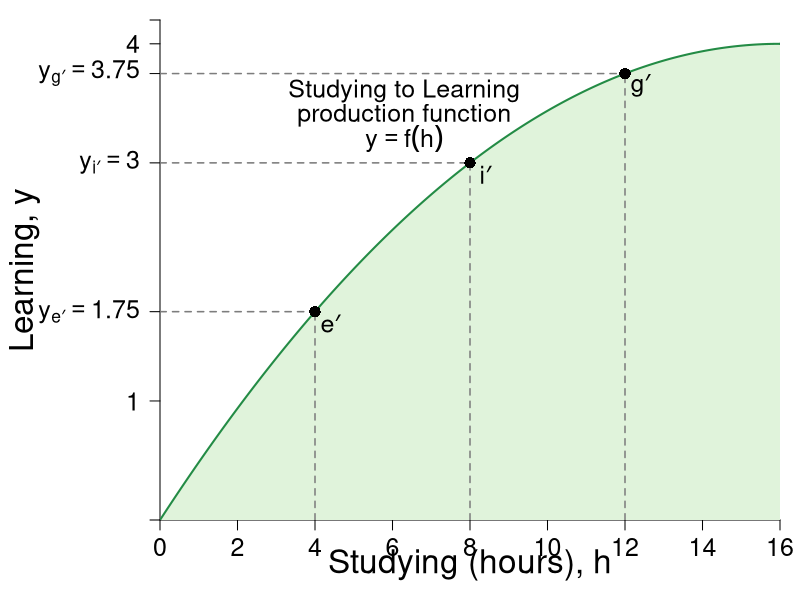

This figure's R source:
#Graph Designer: Simon Halliday
#Authors: Bowles and Halliday
#Title: Microeconomics: Competition, Conflict and Coordination

library(shape)
pdf(file = "constrained_optimization/feasible_production_learning.pdf", width = 8, height = 8)

#Set parameters for graphics
pointsize <- 1.8
axislabelsize <- 2
labelsize <- 1.5
namesize <- 1.8
annotatesize <- 1.5
graphlinewidth <- 2
segmentlinewidth <- 1.5

COL <- c("#7fc97f", "#beaed4", "#fdc086", "#ffff99", "#386cb0", "#f0027f", "#bf5b17", "#666666")
COLA <- c("#e0f3db", "#99d8c9","#66c2a4","#41ae76", "#238b45", "#005824")
COLB <- c("#4eb3d3", "#2b8cbe", "#0868ac","#084081")
grays <- gray.colors(25, start = 1, end = 0)


#Edited the margins to cater for the larger LHS labels
par(mar =  c(4, 8, 1, 1))

prodFn <- function(x, slope = 1/64) {
  4 - slope *(16 - x)^2
}

ppf <- function(x, slope = 1/64, bary = 4) {
  bary - slope *x^2
}

uFn <- function(x, y, alpha = 0.4){
  (x^alpha)*(y^(1-alpha))
}

indiffA <- function(x, ubar = uFn(8,3) - 1, alpha = 0.4) {
  (ubar/ (x^alpha))^(1/ (1 - alpha))
}

ylims <- c(0, 4.2)
xlims <- c(0, 16)

npts <- 501 
x <- seq(xlims[1], xlims[2], length.out = npts)
y <- seq(ylims[1], ylims[2], length.out = npts) 
a <- c(uFn(8, 3) - 1, uFn(8, 3), uFn(8, 3) + 1.4) #alpha = 0.4

plot(0, 0, xlim = xlims, ylim = ylims, type = "n",
     xlab = expression(paste("")),
     ylab = expression(paste("")), 
     xaxt = "n", 
     yaxt = "n", 
     cex.lab = axislabelsize, 
     bty = "n", 
     xaxs="i", 
     yaxs="i"
)


ticksx <- seq(from = 0, to = xlims[2], by = 2)
xlabels <- seq(from = 0, to = xlims[2], by = 2)
ticksy <- c(ylims[1], 1, prodFn(4), 3, 3.75, 4, ylims[2])
ylabels <- c(NA, 1, expression(paste(y[e*minute] == 1.75)), expression(paste(y[i*minute] == 3)), expression(paste(y[g*minute] == 3.75)), 4, NA)

axis(1, at = ticksx, pos = 0, labels = xlabels, cex.axis = labelsize)
axis(2, at = ticksy, pos = 0, labels = ylabels, las = 1, cex.axis = labelsize)

npts <- 500 
xx1 <- seq(xlims[1], 16, length.out = npts)
xx2 <- seq(0, xlims[2], length.out = npts)
xx3 <- seq(xlims[1], 0, length.out = npts)
xx4 <- seq(-11, 0, length.out = npts)

#Draw the polygon for shading the feasible set
xpoly1 <- seq(from = xlims[1], to = 16, length.out = 500)
ypoly1 <- prodFn(xpoly1)
polygon(x = c(xpoly1, rev(xpoly1)[1]), y = c(ypoly1, ypoly1[1]), 
        col=COLA[1], density=NULL, border = NA)

polygon(x = c(16, 18, 18, 16), y = c(4, 4, 0, 0), 
         col=COLA[1], density=NULL, border = NA)

#Draw the graphs
lines(xx1, prodFn(xx1), col = COLA[5], lwd = graphlinewidth)
segments(16, 4, 18, 4, lty = 1, col = COLA[5], lwd = graphlinewidth)

#Label the feasible frontier
text(6.3, 3.6, expression("Studying to Learning"), cex = labelsize)
text(6.3, 3.4, expression("production function"), cex = labelsize)
text(6.3, 3.2, expression(paste(y == f(h))), cex = labelsize)
#Arrows(12.5, 0.53, 14.5, 0.53, col = "black", lty = 1, lwd = 2, arr.type = "triangle", arr.lwd = 0.5)


#Axis labels
#mtext(expression(paste("Studying (hours), ", h)), side = 1, line = 2.5, cex = axislabelsize)
text(0.5*xlims[2], -0.38, expression(paste("Studying (hours), ", h)), xpd = TRUE, cex = axislabelsize) 
text(-3.5, 0.5*ylims[2], expression(paste("Learning, ", y)), xpd = TRUE, cex = axislabelsize, srt = 90) 

#Add mrs = mrt at i
# text(8.6, 3.6, expression(paste(mrs(x,y) == mrt(x,y))), cex = labelsize)
# Arrows(8, 3.5, 8, 3.15, col = "black", lty = 1, lwd = 2, arr.type = "triangle", arr.lwd = 0.5)

#Label the indifference curves
# text(17, 1, expression(u[1]^A), cex = labelsize)
# text(17, 1.65, expression(u[2]^A), cex = labelsize)
# text(17, 2.7, expression(u[3]^A), cex = labelsize)

#Annotate max u point on feasibility frontier
text(8 + 0.4, prodFn(8) - 0.1, expression(paste(i*minute)), cex = labelsize)
segments(8, 0, 8, prodFn(x = 8), lty = 2, col = grays[20], lwd = segmentlinewidth)
segments(0, prodFn(x = 8), 8, prodFn(x = 8), lty = 2, col = grays[20], lwd = segmentlinewidth)
points(8, prodFn(x = 8), pch = 16, col = "black", cex = 1.5)
# 
text(4 + 0.4, prodFn(4) - 0.1, expression(paste(e*minute)), cex = labelsize)
segments(4, 0, 4, prodFn(x = 4), lty = 2, col = grays[20], lwd = segmentlinewidth)
segments(0, prodFn(x = 4), 4, prodFn(x = 4), lty = 2, col = grays[20], lwd = segmentlinewidth)
points(4, prodFn(x = 4), pch = 16, col = "black", cex = 1.5)
# 
# 
text(12 + 0.4, prodFn(12) - 0.1, expression(paste(g*minute)), cex = labelsize)
segments(12, 0, 12, prodFn(12), lty = 2, col = grays[20], lwd = segmentlinewidth)
segments(0, prodFn(12), 12, prodFn(x = 12), lty = 2, col = grays[20], lwd = segmentlinewidth)
points(12, prodFn(12), pch = 16, col = "black", cex = 1.5)



dev.off()
